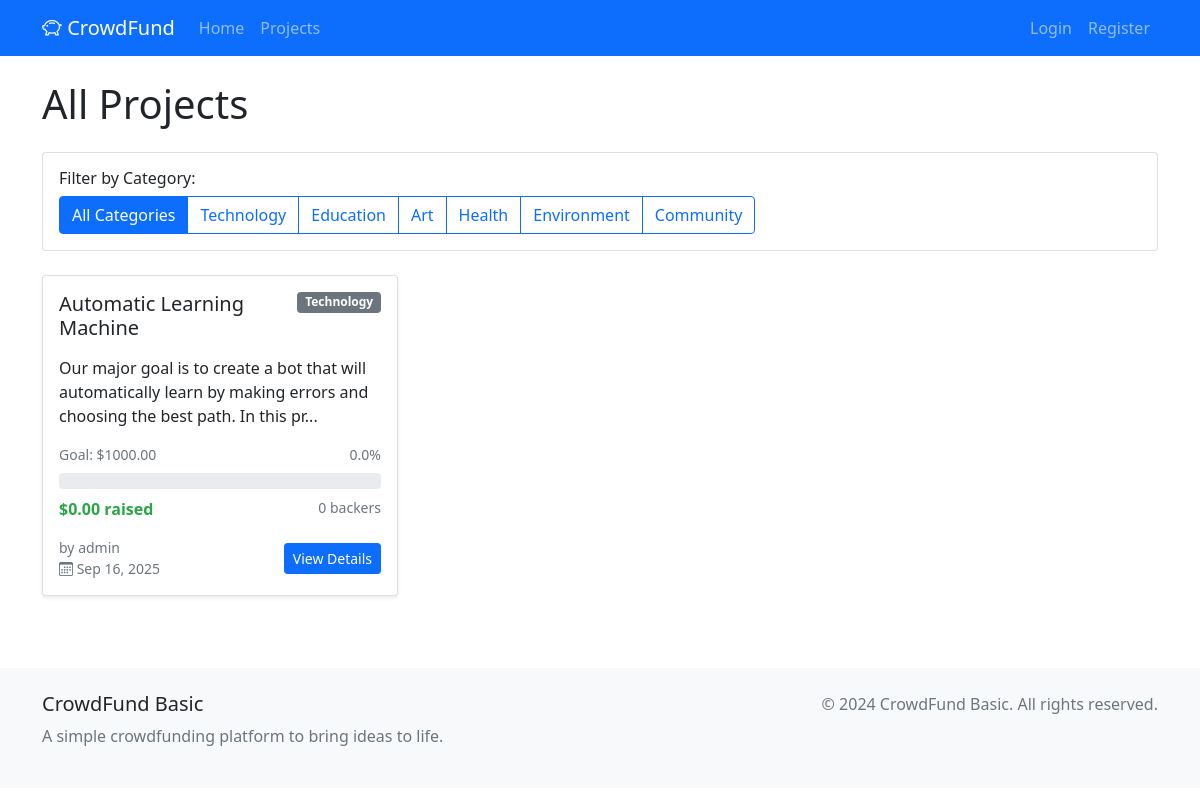
The app's page /projects with its own data.
### app.py (models this page shows, shortened)
class Category(db.Model):
    __tablename__ = 'categories'
    id = db.Column(db.Integer, primary_key=True)
    name = db.Column(db.String(50), unique=True, nullable=False)
    description = db.Column(db.Text)
    created_at = db.Column(db.DateTime, default=datetime.utcnow)
    projects = db.relationship('Project', backref='category', lazy=True)

class Project(db.Model):
    __tablename__ = 'projects'
    id = db.Column(db.Integer, primary_key=True)
    title = db.Column(db.String(200), nullable=False)
    description = db.Column(db.Text, nullable=False)
    funding_goal = db.Column(db.Float, nullable=False)
    comments = db.Column(db.Text, default='')  # Comments as JSON string or simple text
    created_at = db.Column(db.DateTime, default=datetime.utcnow)
    user_id = db.Column(db.Integer, db.ForeignKey('users.id'), nullable=False)
    category_id = db.Column(db.Integer, db.ForeignKey('categories.id'), nullable=False)
    contributions = db.relationship('Contribution', backref='project', lazy=True, cascade='all, delete-orphan')
    def get_total_raised(self):
        total = sum([contrib.amount for contrib in self.contributions])
        return total
    def get_progress_percentage(self):
        if self.funding_goal <= 0:
            return 0
        total_raised = self.get_total_raised()
        progress = (total_raised / self.funding_goal) * 100
        return min(progress, 100)  # Cap at 100%
    def get_contribution_count(self):
        return len(self.contributions)

class User(UserMixin, db.Model):
    __tablename__ = 'users'
    id = db.Column(db.Integer, primary_key=True)
    username = db.Column(db.String(80), unique=True, nullable=False)
    email = db.Column(db.String(120), unique=True, nullable=False)
    password_hash = db.Column(db.String(200), nullable=False)
    is_admin = db.Column(db.Boolean, default=False)
    created_at = db.Column(db.DateTime, default=datetime.utcnow)
    projects = db.relationship('Project', backref='creator', lazy=True, cascade='all, delete-orphan')
    contributions = db.relationship('Contribution', backref='contributor', lazy=True, cascade='all, delete-orphan')

### app.py (the view)
@app.route('/projects')
def projects():
    page = request.args.get('page', 1, type=int)
    category_id = request.args.get('category', type=int)
    query = Project.query
    if category_id:
        query = query.filter_by(category_id=category_id)
    projects = query.order_by(Project.created_at.desc()).paginate(
        page=page, per_page=12, error_out=False
    )
    categories = Category.query.all()
    return render_template('projects.html', projects=projects, categories=categories, selected_category=category_id)

### templates/projects.html (shortened to what this page needs)
{% extends "base.html" %}
{% block content %}
<div class="container my-4">
    <div class="row">
        <div class="col-12">
            <h1 class="mb-4">All Projects</h1>
        </div>
    </div>
    <div class="row mb-4">
        <div class="col-12">
            <div class="card">
                <div class="card-body">
                    <h6 class="card-title">Filter by Category:</h6>
                    <div class="btn-group flex-wrap" role="group">
                        <a href="{{ url_for('projects') }}"
                           class="btn {{ 'btn-primary' if not selected_category else 'btn-outline-primary' }}">
                            All Categories
                        </a>
                        {% for category in categories %}
                        <a href="{{ url_for('projects', category=category.id) }}"
                           class="btn {{ 'btn-primary' if selected_category == category.id else 'btn-outline-primary' }}">
                            {{ category.name }}
                        </a>
                        {% endfor %}
                    </div>
                </div>
            </div>
        </div>
    </div>
    {% if projects.items %}
        <div class="row">
            {% for project in projects.items %}
            <div class="col-lg-4 col-md-6 mb-4">
                <div class="card h-100 project-card shadow-sm">
                    <div class="card-body d-flex flex-column">
                        <div class="d-flex justify-content-between align-items-start mb-2">
                            <h5 class="card-title">{{ project.title }}</h5>
                            <span class="badge bg-secondary">{{ project.category.name }}</span>
                        </div>
                        <p class="card-text flex-grow-1">
                            {{ project.description[:120] }}{% if project.description|length > 120 %}...{% endif %}
                        </p>
                        <div class="mb-3">
                            {% set total_raised = project.get_total_raised() %}
                            {% set progress = project.get_progress_percentage() %}
                            <div class="d-flex justify-content-between align-items-center mb-2">
                                <small class="text-muted">Goal: ${{ "%.2f"|format(project.funding_goal) }}</small>
                                <small class="text-muted">{{ "%.1f"|format(progress) }}%</small>
                            </div>
                            <div class="progress mb-2">
                            </div>
                            <div class="d-flex justify-content-between">
                                <span class="contribution-amount">${{ "%.2f"|format(total_raised) }} raised</span>
                                <small class="text-muted">{{ project.get_contribution_count() }} backers</small>
                            </div>
                        </div>
                        <div class="d-flex justify-content-between align-items-center">
                            <small class="text-muted">
                                by {{ project.creator.username }}<br>
                                <i class="bi bi-calendar3"></i> {{ project.created_at.strftime('%b %d, %Y') }}
                            </small>
                            <a href="{{ url_for('project_detail', id=project.id) }}" class="btn btn-primary btn-sm">
                                View Details
                            </a>
                        </div>
                    </div>
                </div>
            </div>
            {% endfor %}
        </div>
    {% endif %}
</div>
{% endblock %}

### templates/base.html (shortened to what this page needs)
<!DOCTYPE html>
<html lang="en">
<head>
    <link href="https://cdn.jsdelivr.net/npm/bootstrap@5.1.3/dist/css/bootstrap.min.css" rel="stylesheet">
    <link href="https://cdn.jsdelivr.net/npm/bootstrap-icons@1.7.2/font/bootstrap-icons.css" rel="stylesheet">
</head>
<body>
    <nav class="navbar navbar-expand-lg navbar-dark bg-primary">
        <div class="container">
            <a class="navbar-brand" href="{{ url_for('home') }}">
                <i class="bi bi-piggy-bank"></i> CrowdFund
            </a>
            <div class="collapse navbar-collapse" id="navbarNav">
                <ul class="navbar-nav me-auto">
                    <li class="nav-item">
                        <a class="nav-link" href="{{ url_for('home') }}">Home</a>
                    </li>
                    <li class="nav-item">
                        <a class="nav-link" href="{{ url_for('projects') }}">Projects</a>
                    </li>
                </ul>
                <ul class="navbar-nav">
                    {% if current_user.is_authenticated %}
                        {% if current_user.is_admin %}
                        <li class="nav-item">
                            <a class="nav-link" href="{{ url_for('admin_dashboard') }}">
                                <i class="bi bi-gear"></i> Admin
                            </a>
                        </li>
                        {% endif %}
                        <li class="nav-item dropdown">
                            <a class="nav-link dropdown-toggle" href="#" id="navbarDropdown" role="button" data-bs-toggle="dropdown">
                                <i class="bi bi-person-circle"></i> {{ current_user.username }}
                            </a>
                            <ul class="dropdown-menu">
                                <li><a class="dropdown-item" href="{{ url_for('my_projects') }}">My Projects</a></li>
                                <li><hr class="dropdown-divider"></li>
                                <li><a class="dropdown-item" href="{{ url_for('logout') }}">Logout</a></li>
                            </ul>
                        </li>
                    {% else %}
                        <li class="nav-item">
                            <a class="nav-link" href="{{ url_for('login') }}">Login</a>
                        </li>
                        <li class="nav-item">
                            <a class="nav-link" href="{{ url_for('register') }}">Register</a>
                        </li>
                    {% endif %}
                </ul>
            </div>
        </div>
    </nav>
    <main>
        {% block content %}{% endblock %}
    </main>
    <footer class="py-4 mt-5">
        <div class="container">
            <div class="row">
                <div class="col-md-6">
                    <h5>CrowdFund Basic</h5>
                    <p class="text-muted">A simple crowdfunding platform to bring ideas to life.</p>
                </div>
                <div class="col-md-6 text-md-end">
                    <p class="text-muted">&copy; 2024 CrowdFund Basic. All rights reserved.</p>
                </div>
            </div>
        </div>
    </footer>
</body>
</html>

### templates/base.html (style rules this page uses)
.project-card { transition: transform 0.2s; }
.contribution-amount { font-weight: bold; color: #28a745; }
footer { background-color: #f8f9fa; margin-top: 50px; }

### records on screen
Category: name "Technology"
Category: name "Education"
Category: name "Art"
Category: name "Health"
Category: name "Environment"
Category: name "Community"
Project: title "Automatic Learning Machine", category.name "Technology", description "Our major goal is to create a bot that will automatically learn by making errors and choosing the best path. In this pr", funding_goal "1000.00", progress "0.0", total_raised "0.00", get_contribution_count "0", creator.username "admin", created_at "Sep 16, 2025"
